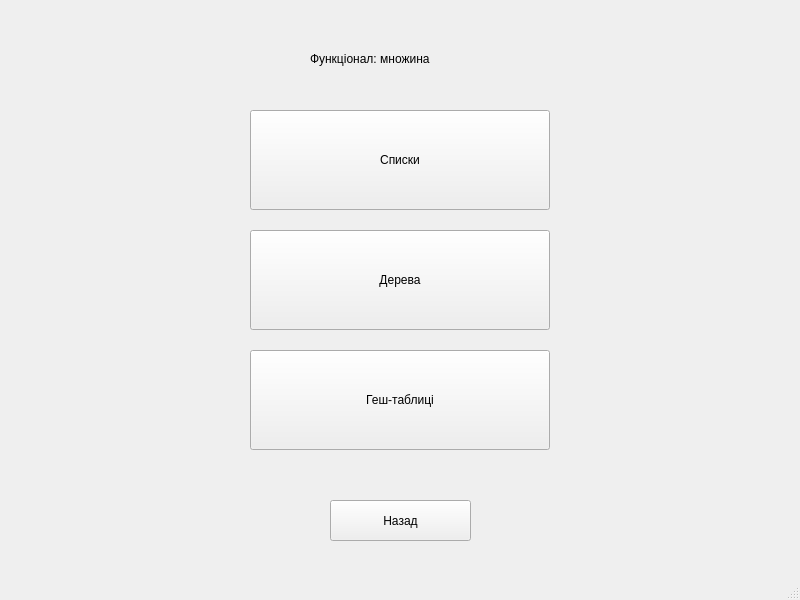
<?xml version="1.0" encoding="UTF-8"?>
<ui version="4.0">
 <class>SetWindow</class>
 <widget class="QMainWindow" name="SetWindow">
  <property name="geometry">
   <rect>
    <x>0</x>
    <y>0</y>
    <width>800</width>
    <height>600</height>
   </rect>
  </property>
  <property name="windowTitle">
   <string>MainWindow</string>
  </property>
  <widget class="QWidget" name="centralwidget">
   <widget class="QLabel" name="label">
    <property name="geometry">
     <rect>
      <x>310</x>
      <y>50</y>
      <width>171</width>
      <height>17</height>
     </rect>
    </property>
    <property name="text">
     <string>Функціонал: множина</string>
    </property>
   </widget>
   <widget class="QPushButton" name="listButton">
    <property name="geometry">
     <rect>
      <x>250</x>
      <y>110</y>
      <width>300</width>
      <height>100</height>
     </rect>
    </property>
    <property name="text">
     <string>Списки</string>
    </property>
   </widget>
   <widget class="QPushButton" name="treeButton">
    <property name="geometry">
     <rect>
      <x>250</x>
      <y>230</y>
      <width>300</width>
      <height>100</height>
     </rect>
    </property>
    <property name="text">
     <string>Дерева</string>
    </property>
   </widget>
   <widget class="QPushButton" name="tableButton">
    <property name="geometry">
     <rect>
      <x>250</x>
      <y>350</y>
      <width>300</width>
      <height>100</height>
     </rect>
    </property>
    <property name="text">
     <string>Геш-таблиці</string>
    </property>
   </widget>
   <widget class="QPushButton" name="backButton">
    <property name="geometry">
     <rect>
      <x>330</x>
      <y>500</y>
      <width>141</width>
      <height>41</height>
     </rect>
    </property>
    <property name="text">
     <string>Назад</string>
    </property>
   </widget>
  </widget>
  <widget class="QMenuBar" name="menubar">
   <property name="geometry">
    <rect>
     <x>0</x>
     <y>0</y>
     <width>800</width>
     <height>22</height>
    </rect>
   </property>
  </widget>
  <widget class="QStatusBar" name="statusbar"/>
 </widget>
 <resources/>
 <connections/>
</ui>
